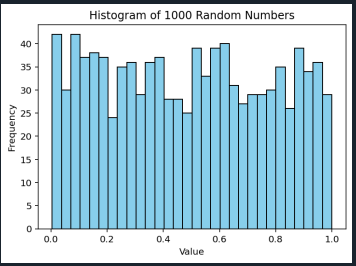

Write the Python code that produced this figure.
import numpy as np
import matplotlib.pyplot as plt

np.random.seed(42)
random_numbers = np.random.rand(1000)

plt.hist(random_numbers, bins=30, color='skyblue', edgecolor='black')

plt.xlabel('Value')
plt.ylabel('Frequency')
plt.title('Histogram of 1000 Random Numbers')
plt.savefig('output1.png', dpi=300, bbox_inches='tight')
plt.show()
